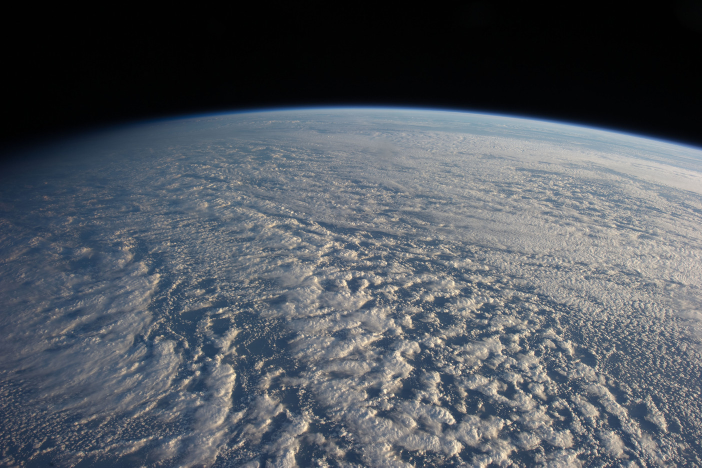
//> input picture Lab4/horizon1.jpg, 1404 x 935 px (shown at 1/2 size)
$ ./myOpencv   (built with g++ and OpenCV 4)
//> lines starting //> are read from the running program, lines starting //| are printed output that depends on the picture
/*

To run the file:
$ g++ myOpencv.cpp -o test `pkg-config --cflags --libs opencv4`
$ ./test

-> you can change the 'test' to whatever you like.

The program will ask the user to enter the path of the image.
if the path is incorrect, it will directly exit without doing anything.

for the window with trackbar displayed:
1. Press 'Esc' -> exit the current window
2. Press 's' or 'p' to save the image with current threshold
3. Any other key will be ignored.
Note: please do not close the window by clicking the x button, only use 'Esc'.

*/

#include <iostream>
#include "opencv2/core.hpp"
#include "opencv2/highgui/highgui.hpp"
#include "opencv2/imgcodecs.hpp"
#include "opencv2/imgproc.hpp"

#include <string>
#include <fstream>

using namespace std;
using namespace cv;

//Polynomial regression function
std::vector<double> fitPoly(std::vector<cv::Point> points, int n)
{
  //Number of points
  int nPoints = points.size();

  //Vectors for all the points' xs and ys
  std::vector<float> xValues = std::vector<float>();
  std::vector<float> yValues = std::vector<float>();

  //Split the points into two vectors for x and y values
  for(int i = 0; i < nPoints; i++)
  {
    xValues.push_back(points[i].x);
    yValues.push_back(points[i].y);
  }

  //Augmented matrix
  double matrixSystem[n+1][n+2];
  for(int row = 0; row < n+1; row++)
  {
    for(int col = 0; col < n+1; col++)
    {
      matrixSystem[row][col] = 0;
      for(int i = 0; i < nPoints; i++)
        matrixSystem[row][col] += pow(xValues[i], row + col);
    }

    matrixSystem[row][n+1] = 0;
    for(int i = 0; i < nPoints; i++)
      matrixSystem[row][n+1] += pow(xValues[i], row) * yValues[i];

  }

  //Array that holds all the coefficients
  double coeffVec[n+2] = {};  // the "= {}" is needed in visual studio, but not in Linux

  //Gauss reduction
  for(int i = 0; i <= n-1; i++)
    for (int k=i+1; k <= n; k++)
    {
      double t=matrixSystem[k][i]/matrixSystem[i][i];

      for (int j=0;j<=n+1;j++)
        matrixSystem[k][j]=matrixSystem[k][j]-t*matrixSystem[i][j];

    }

  //Back-substitution
  for (int i=n;i>=0;i--)
  {
    coeffVec[i]=matrixSystem[i][n+1];
    for (int j=0;j<=n+1;j++)
      if (j!=i)
        coeffVec[i]=coeffVec[i]-matrixSystem[i][j]*coeffVec[j];

    coeffVec[i]=coeffVec[i]/matrixSystem[i][i];
  }

  //Construct the cv vector and return it
  std::vector<double> result = std::vector<double>();
  for(int i = 0; i < n+1; i++)
    result.push_back(coeffVec[i]);
  return result;
}

//Returns the point for the equation determined
//by a vector of coefficents, at a certain x location
cv::Point pointAtX(std::vector<double> coeff, double x)
{
  double y = 0;
  for(int i = 0; i < coeff.size(); i++)
  y += pow(x, i) * coeff[i];
  return cv::Point(x, y);
}


Mat gblur;
Mat canny_out;
int thre_L = 0;
int thre_H = 0;
static void canny_track(int, void*) {
    Canny(gblur, canny_out, thre_L, thre_H);
    // add image to window
    imshow("Canny Filter", canny_out);
}

Mat hough_out;
vector<Vec4i> dest_vec;     // will hold the results of the detection
// float rho = 1;// the resolution of the accumulator in pixels
// float theta = CV_PI/180;// the angle resolution of the accumulator in degrees
int hough_thre = 0;     // accumulator threshold parameter
int line_gap = 0;
static void hough_track(int, void*) {
    // leave the min length to zero
    HoughLinesP(canny_out, dest_vec, 1, CV_PI/180, hough_thre, 0, line_gap);
    // Draw the lines
    cvtColor(canny_out, hough_out, COLOR_GRAY2BGR);
    for( size_t i = 0; i < dest_vec.size(); i++ ){
        Vec4i l = dest_vec[i];
        line(hough_out, Point(l[0], l[1]), Point(l[2], l[3]), Scalar(0,0,255), 3, LINE_AA);
    }
    imshow("Hough Line Trans", hough_out);
}

Mat length_out;
int length_thre = 50;
static void length_track(int, void*) {
    double len = 0;
    cvtColor(canny_out, length_out, COLOR_GRAY2BGR);
    for( size_t i = 0; i < dest_vec.size(); i++ ){
        Vec4i l = dest_vec[i];
        // calculate the length of the line
        len = sqrt(pow(l[0] - l[2], 2) + pow(l[1] - l[3], 2));
        if (len >= length_thre) {
            line(length_out, Point(l[0], l[1]), Point(l[2], l[3]), Scalar(0,0,255), 3, LINE_AA);
        }
    }
    imshow("Short Line Filter", length_out);
}

vector<Vec4i> long_lines;   // record lines after removing the short lines
Mat angle_out;
int tan_thre = 0;
static void angle_track(int, void*) {
    float angle = 0;
    cvtColor(canny_out, angle_out, COLOR_GRAY2BGR);
    for( size_t i = 0; i < long_lines.size(); i++ ){
        Vec4i l = long_lines[i];
        // calculate the inverse tangent
        int hor = abs(l[0] - l[2]);
        int ver = abs(l[1] - l[3]);
        angle = atan2(ver, hor) * 180 / CV_PI;
        if (angle <= tan_thre) {
            line(angle_out, Point(l[0], l[1]), Point(l[2], l[3]), Scalar(0,0,255), 3, LINE_AA);
        }
    }
    imshow("Vertical Line Filter", angle_out);
}

int main(int argc, char *argv[]){
    // get user input in the terminal to get the image path and check
    string path;
    ifstream file;
    cout << "Please enter the image path: ";
    getline(cin, path);      // in order to read the whole line
//> the answer given: horizon1.jpg
    // check the image path
    file.open(path);
    if (!file) {
        cout << "File does not exists." << endl;
        return 1;
    }
    file.close();

    // read the image and preprocessing the image ------------------------------
    Mat inputImage = imread(path, IMREAD_UNCHANGED);
//> inputImage is the input picture: 935 rows x 1404 cols, CV_8UC3; mean B, G, R 93.7, 86.7, 81.3
    if (inputImage.data == NULL) {
        cout << "Error: failed to open image file." << endl;
        return 1;
    }
    // convert to an 8-bit greyscale image
    Mat greyImage;
    cvtColor(inputImage, greyImage, COLOR_BGR2GRAY, 0);
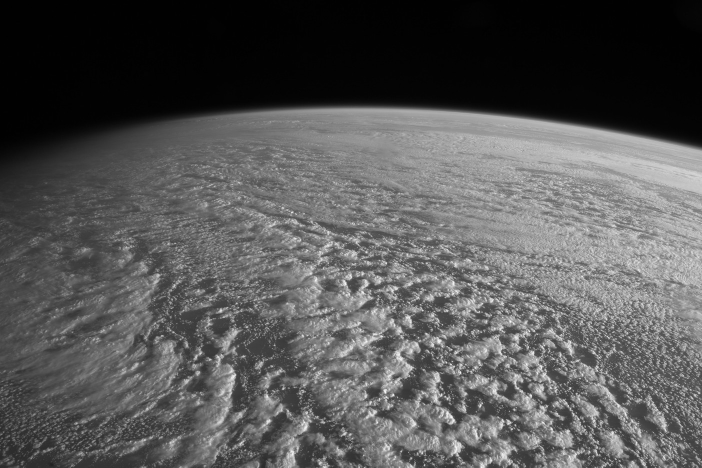
//> greyImage: 935 rows x 1404 cols, CV_8UC1 (shown at 1/2 size); min 0, max 252, mean 85.8
    // pre-procession image -> GaussianBlur
    GaussianBlur(greyImage, gblur, Size(15,15), 1.0);

    // apply Canny edge detection ----------------------------------------------
    // display trackbar for two threshold for canny filter
    namedWindow("Canny Filter", WINDOW_AUTOSIZE);

    createTrackbar("Low Threshold", "Canny Filter", &thre_L, 100, canny_track);
    createTrackbar("High Threshold", "Canny Filter", &thre_H, 255, canny_track);
    canny_track(0, 0);
//> in canny_track, `Canny(gblur, canny_out, thre_L, thre_H);`:
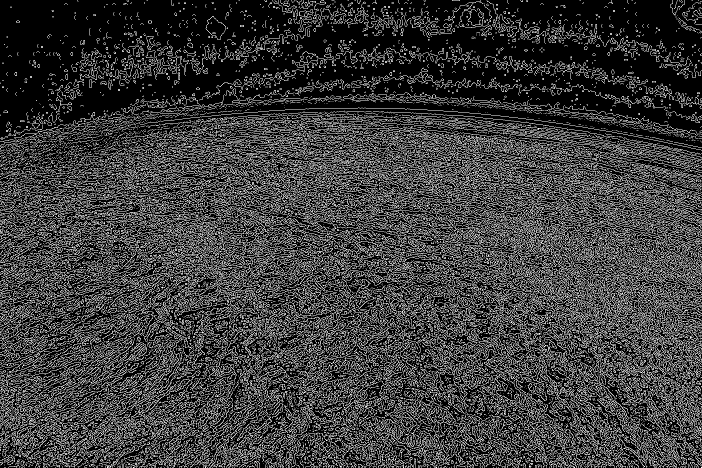
//> canny_out: 935 rows x 1404 cols, CV_8UC1 (shown at 1/2 size); 23.6% white in thin lines or dots

    // get the image name without suffix
    size_t pos = path.find(".");
    string newName = path.substr(0,pos);
    // Wait for user to press any key
    int c;
    while (true) {
        c = waitKey();
//> the Esc key is pressed
        // press Esc key to quit
        if (c == 27) {
            destroyAllWindows();
            break;
        // when the user presses 'p' or 's'
        } else if (c == 112 || c == 115) {
            // save the image at current threshold value
            string outname = newName + "_canny_" + to_string(thre_L) + "_" + to_string(thre_H) + ".png";
            imwrite(outname, canny_out);
        }
    }

    // apply probabilistic Hough transformation --------------------------------
    namedWindow("Hough Line Trans", WINDOW_AUTOSIZE);

    // Create a Trackbar to choose Threshold value and maxlinegap for Hough Line
    createTrackbar("Hough Line Threshold", "Hough Line Trans", &hough_thre, 255, hough_track);
    createTrackbar("Max Line Gap", "Hough Line Trans", &line_gap, 50, hough_track);
    hough_track(0, 0);
//> in hough_track, `HoughLinesP(canny_out, dest_vec, 1, CV_PI/180, hough_thre, 0, line_gap);`: dest_vec = 174355 items
//> in hough_track, `cvtColor(canny_out, hough_out, COLOR_GRAY2BGR);`: hough_out: 935 rows x 1404 cols, CV_8UC3; 23.6% white in thin lines or dots
//> the loop in hough_track, `for( size_t i = 0; i < dest_vec.size(); i++ )` made 174355 passes
//> l on passes 1 to 3: [1329, 706, 1329, 705], [844, 463, 844, 463], [1184, 464, 1184, 464]
//> after the loop in hough_track, `for( size_t i = 0; i < dest_vec.size(); i++ )`:
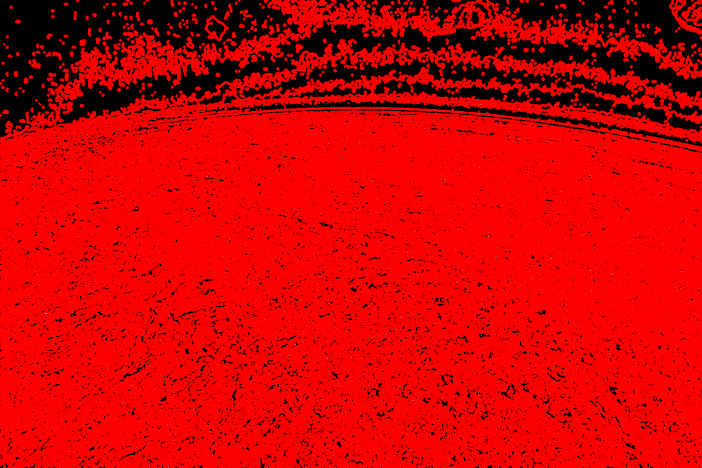
//> hough_out: 935 rows x 1404 cols, CV_8UC3 (shown at 1/2 size); mean B, G, R 0.2, 0.2, 206.8

    while (true) {
        c = waitKey();
//> the Esc key is pressed
        if (c == 27) {
            destroyAllWindows();
            break;
        } else if (c == 112 || c == 115) {
            string outname = newName + "_hough_" + to_string(hough_thre) + "_" + to_string(line_gap) + ".png";
            imwrite(outname, hough_out);
        }
    }

    // filter out the short lines ----------------------------------------------
    namedWindow("Short Line Filter", WINDOW_AUTOSIZE);
    createTrackbar("Length Threshold", "Short Line Filter", &length_thre, 200, length_track);
    length_track(0, 0);
//> the loop in length_track, `for( size_t i = 0; i < dest_vec.size(); i++ )` made 174355 passes
//> (l, len) on passes 1 to 3: ([1329, 706, 1329, 705], 1), ([844, 463, 844, 463], 0), ([1184, 464, 1184, 464], 0)

    while (true) {
        c = waitKey();
//> the Esc key is pressed
        if (c == 27) {
            destroyAllWindows();
            break;
        } else if (c == 112 || c == 115) {
            string outname = newName + "_short_remove_" + to_string(length_thre) + ".png";
            imwrite(outname, length_out);
        }
    }

    // save the remain lines into a new vector long_lines
    double len;
    for( size_t i = 0; i < dest_vec.size(); i++ ){
        Vec4i l = dest_vec[i];
        // calculate the length of the line
        len = sqrt(pow(l[0] - l[2], 2) + pow(l[1] - l[3], 2));
        if (len >= length_thre) {
            long_lines.push_back(l);
        }
    }
//> this loop made 174355 passes

    // filter out the vertical lines -------------------------------------------
    namedWindow("Vertical Line Filter", WINDOW_AUTOSIZE);
    createTrackbar("Inverse Tangent(Degree)", "Vertical Line Filter", &tan_thre, 100, angle_track);
    angle_track(0, 0);

    while (true) {
        c = waitKey();
//> the Esc key is pressed
        if (c == 27) {
            destroyAllWindows();
            break;
        } else if (c == 112 || c == 115) {
            string outname = newName + "_hor_lines_" + to_string(tan_thre) + ".png";
            imwrite(outname, angle_out);
        }
    }

    // save the remain points into a new vector points
    vector<Point> points;
    float angle = 0;
    for( size_t i = 0; i < long_lines.size(); i++ ){
        Vec4i l = long_lines[i];
        int hor = abs(l[0] - l[2]);
        int ver = abs(l[1] - l[3]);
        angle = atan2(ver, hor) * 180 / CV_PI;
        if (angle <= tan_thre) {
            points.push_back(Point(l[0], l[1]));
            points.push_back(Point(l[2], l[3]));
        }
    }
//> this loop made 0 passes

    // polynomial regression -------------------------------------------
    vector<double> coeff = fitPoly(points, 2);
//> in fitPoly, `int nPoints = points.size();`: nPoints = 0
//> coeff = [nan, nan, nan]
    vector<Point> pol_points;
    for (size_t i=0; i<2000;i++){
        Point polynomial_point = pointAtX(coeff, i);
        pol_points.push_back(polynomial_point);
    }
//> this loop made 2000 passes
//> polynomial_point on passes 1 to 3: Point(0, -2147483648), Point(1, -2147483648), Point(2, -2147483648)
//> after the loop, pol_points = 2000 Points (x, y), first 12: [0, -2147483648], [1, -2147483648], [2, -2147483648], [3, -2147483648], [4, -2147483648], [5, -2147483648], [6, -2147483648], [7, -2147483648], [8, -2147483648], [9, -2147483648], [10, -2147483648], [11, -2147483648]

    // draw curve
    cv::polylines(inputImage, pol_points, false, Scalar(0, 0, 255), 3);
    namedWindow("Final Line", WINDOW_AUTOSIZE);
    imshow("Final Line", inputImage);
    waitKey(0);
    destroyAllWindows();
    string outname = newName + "_final" + ".png";
    imwrite(outname, inputImage);

    return 0;
}
